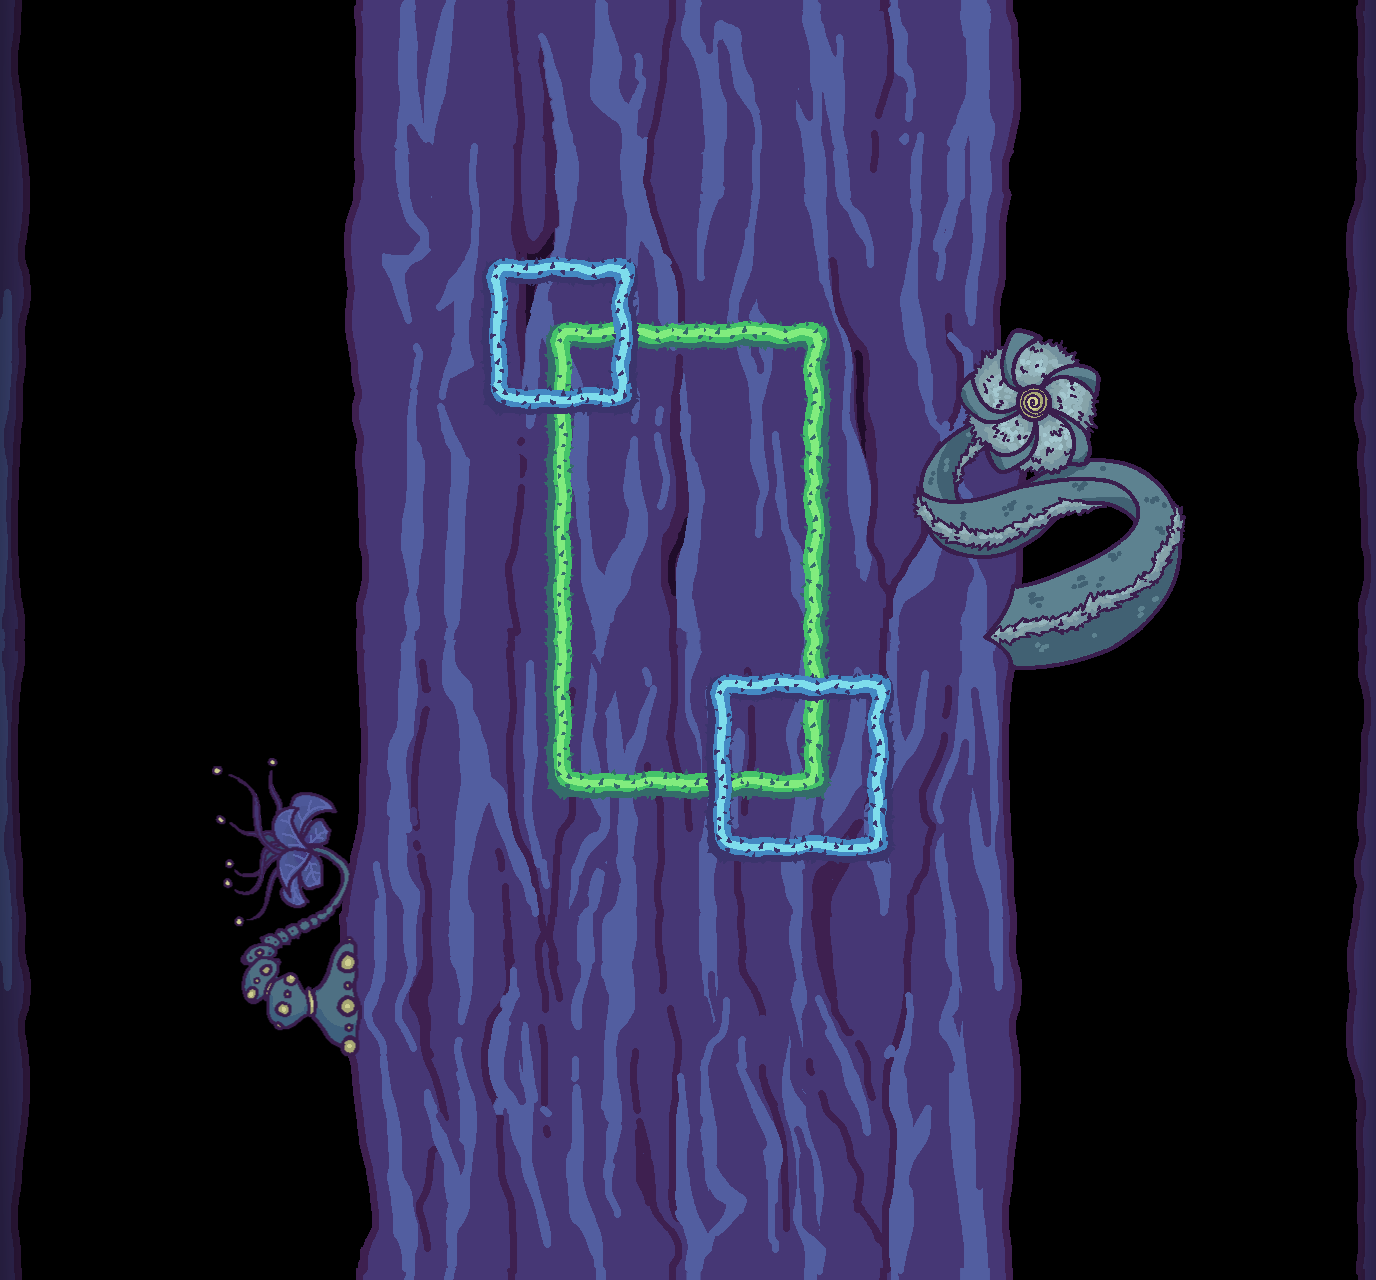

This game map was drawn from its Tiled (.tmx) file and the tilesets committed beside it. A one-line description and the trimmed map source follow:
An orthogonal 43x40 tile map with 32x32 px tiles, 3 tile layers (Tile Layer 2, Tile Layer 3, Tile Layer 1), 6 tilesets, 4 image layers and 6 objects (4x EnemyTurn, 2x Spikes).

<map version="1.10" tiledversion="1.10.2" orientation="orthogonal" renderorder="right-down" width="43" height="40" tilewidth="32" tileheight="32" infinite="0" nextlayerid="11" nextobjectid="18">
 <tileset firstgid="1" name="Tiles1" tilewidth="32" tileheight="32" tilecount="36" columns="6">
  <image source="Tiles1.png" width="192" height="192" />
 </tileset>
 <tileset firstgid="37" name="Tiles2" tilewidth="32" tileheight="32" tilecount="36" columns="6">
  <image source="Tiles2.png" width="192" height="192" />
 </tileset>
 <tileset firstgid="73" name="side_left" tilewidth="32" tileheight="32" tilecount="20" columns="1">
  <image source="side_left.png" width="32" height="640" />
 </tileset>
 <tileset firstgid="93" name="side_right" tilewidth="32" tileheight="32" tilecount="20" columns="1">
  <image source="side_right.png" width="32" height="640" />
 </tileset>
 <tileset firstgid="113" name="Spikeball" tilewidth="32" tileheight="32" tilecount="1" columns="1">
  <image source="Spikeball.png" width="32" height="32" />
 </tileset>
 <tileset firstgid="114" name="jerrycan" tilewidth="96" tileheight="96" tilecount="1" columns="1">
  <image source="jerrycan.png" width="96" height="96" />
 </tileset>
 <imagelayer id="2" name="Image Layer 1" offsetx="0" offsety="640">
  <image source="Trunk3.png" width="1366" height="640" />
 </imagelayer>
 <imagelayer id="3" name="Image Layer 2">
  <image source="Trunk1.png" width="1366" height="640" />
 </imagelayer>
 <imagelayer id="8" name="Image Layer 3" offsetx="867.333" offsety="324">
  <image source="Floof.png" width="352" height="352" />
 </imagelayer>
 <imagelayer id="10" name="Image Layer 4" offsetx="128" offsety="745">
  <image source="Flower.png" width="320" height="320" />
 </imagelayer>
 <layer id="4" name="Tile Layer 2" width="43" height="40">
  <data>[1720 cells, 44 non-empty, 19 distinct tile ids]</data>
 </layer>
 <layer id="5" name="Tile Layer 3" width="43" height="40">
  <data>[1720 cells, 132 non-empty, 76 distinct tile ids]</data>
 </layer>
 <objectgroup id="6" name="Object Layer 1">
  <object id="1" type="Spikes" gid="113" x="1056.67" y="576" width="64" height="64" />
  <object id="2" type="EnemyTurn" gid="113" x="1349.33" y="648.667" width="24" height="234" />
  <object id="3" type="EnemyTurn" gid="113" x="804" y="656.333" width="24" height="234" />
  <object id="4" type="Spikes" gid="113" x="288.333" y="576.166" width="64" height="64" />
  <object id="5" type="EnemyTurn" gid="113" x="548" y="668" width="24" height="234" />
  <object id="6" type="EnemyTurn" gid="113" x="32" y="672" width="24" height="234" />
 </objectgroup>
 <layer id="1" name="Tile Layer 1" width="43" height="40">
  <data>[1720 cells, 0 non-empty, 0 distinct tile ids]</data>
 </layer>
</map>
